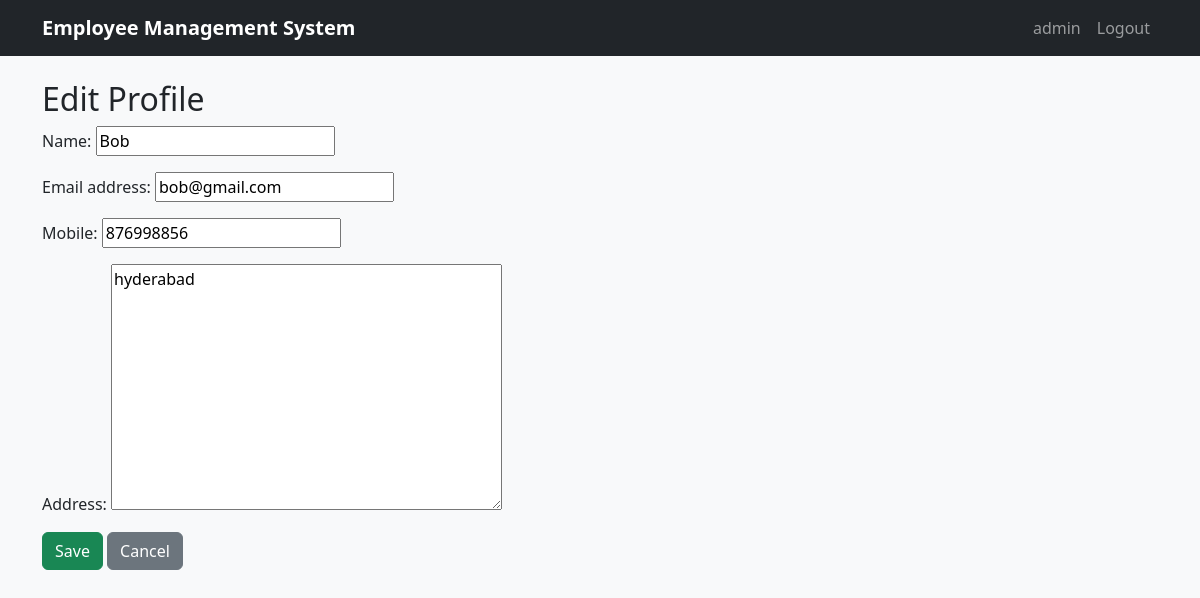
The app's page /users/employees/edit/4/ (signed in) with its own data.
### users/models.py (models this page shows, shortened)
class Employee(AbstractUser):
    employee_id = models.CharField(max_length=20, unique=True)
    name = models.CharField(max_length=100)
    mobile = models.CharField(
        max_length=15,
        blank=True,
        null=True,
        validators=[
            RegexValidator(
                regex=r'^\d{10,15}$',
                message='Enter a valid mobile number (10–15 digits, digits only).',
                code='invalid_mobile'
            )
        ]
    )
    address = models.TextField(blank=True, null=True)
    gender = models.CharField(
        max_length=10,
        choices=(("Male", "Male"), ("Female", "Female"), ("Other", "Other")),
    )
    REQUIRED_FIELDS = ["email", "employee_id", "name"]

### users/views.py (the view)
# urls.py: path('employees/edit/<int:pk>/', edit_employee, name='edit_employee'),
@login_required
def edit_employee(request, pk):
    employee = get_object_or_404(Employee, pk=pk)
    if request.user != employee and not request.user.is_staff:
        messages.error(request, "You can only edit your own profile or must be an admin.")
        return redirect("employee_list")
    if request.method == "POST":
        form = EmployeeUpdateForm(request.POST, instance=employee)
        if form.is_valid():
            form.save()
            messages.success(request, "Profile updated successfully.")
            return redirect("employee_list")
        else:
            messages.error(request, "Please correct the highlighted errors.")
    else:
        form = EmployeeUpdateForm(instance=employee)
    return render(request, "users/edit_employee.html", {"form": form, "employee": employee})

### users/forms.py (shortened to what this page needs)
class EmployeeUpdateForm(UserChangeForm):
    password = None  # hide the password field
    class Meta:
        model = Employee
        fields = ["name", "email", "mobile", "address"]

### users/templates/users/edit_employee.html (shortened to what this page needs)
{% extends "users/base.html" %}
{% block content %}
  <h2>Edit Profile</h2>
  <form method="post" class="w-50">
    {{ form.as_p }}
    <button class="btn btn-success" type="submit">Save</button>
    <a class="btn btn-secondary" href="{% url 'employee_list' %}">Cancel</a>
  </form>
{% endblock %}

### users/templates/users/base.html (shortened to what this page needs)
<!doctype html>
<html lang="en">
<head>
  <link href="https://cdn.jsdelivr.net/npm/bootstrap@5.3.2/dist/css/bootstrap.min.css" rel="stylesheet">
</head>
<body>
  <nav class="navbar navbar-expand-lg navbar-dark bg-dark">
    <div class="container">
      <a class="navbar-brand" href="{% url 'employee_list' %}">Employee Management System</a>
      <div class="collapse navbar-collapse">
        <ul class="navbar-nav ms-auto">
          {% if user.is_authenticated %}
            <li class="nav-item">
              <a class="nav-link" href="#">{{ user.username }}</a>
            </li>
            <li class="nav-item">
              <a class="nav-link" href="{% url 'logout' %}">Logout</a>
            </li>
          {% endif %}
        </ul>
      </div>
    </div>
  </nav>
  <div class="container mt-4">
    {% block content %}{% endblock %}
  </div>
</body>
</html>

### users/templates/users/base.html (style rules this page uses)
body { background-color: #f8f9fa; }
.navbar-brand { font-weight: bold; }

### records on screen
Employee: username "admin"
Employee: name "Bob", email "bob@gmail.com", mobile "876998856", address "hyderabad"
